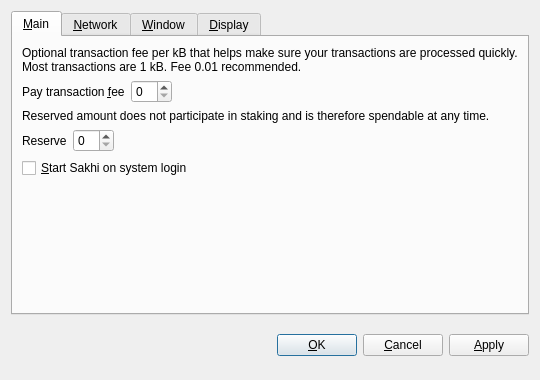
<?xml version="1.0" encoding="UTF-8"?>
<ui version="4.0">
 <class>OptionsDialog</class>
 <widget class="QDialog" name="OptionsDialog">
  <property name="geometry">
   <rect>
    <x>0</x>
    <y>0</y>
    <width>540</width>
    <height>380</height>
   </rect>
  </property>
  <property name="windowTitle">
   <string>Options</string>
  </property>
  <property name="modal">
   <bool>true</bool>
  </property>
  <layout class="QVBoxLayout" name="verticalLayout">
   <item>
    <widget class="QTabWidget" name="tabWidget">
     <property name="tabPosition">
      <enum>QTabWidget::North</enum>
     </property>
     <property name="currentIndex">
      <number>0</number>
     </property>
     <widget class="QWidget" name="tabMain">
      <attribute name="title">
       <string>&amp;Main</string>
      </attribute>
      <layout class="QVBoxLayout" name="verticalLayout_Main">
       <item>
        <widget class="QLabel" name="transactionFeeInfoLabel">
         <property name="text">
          <string>Optional transaction fee per kB that helps make sure your transactions are processed quickly. Most transactions are 1 kB. Fee 0.01 recommended.</string>
         </property>
         <property name="textFormat">
          <enum>Qt::PlainText</enum>
         </property>
         <property name="wordWrap">
          <bool>true</bool>
         </property>
        </widget>
       </item>
       <item>
        <layout class="QHBoxLayout" name="horizontalLayoutFee">
         <item>
          <widget class="QLabel" name="transactionFeeLabel">
           <property name="text">
            <string>Pay transaction &amp;fee</string>
           </property>
           <property name="textFormat">
            <enum>Qt::PlainText</enum>
           </property>
           <property name="buddy">
            <cstring>transactionFee</cstring>
           </property>
          </widget>
         </item>
         <item>
          <widget class="BitcoinAmountField" name="transactionFee"/>
         </item>
         <item>
          <spacer name="horizontalSpacerFee">
           <property name="orientation">
            <enum>Qt::Horizontal</enum>
           </property>
           <property name="sizeHint" stdset="0">
            <size>
             <width>40</width>
             <height>20</height>
            </size>
           </property>
          </spacer>
         </item>
        </layout>
       </item>
       <item>
        <widget class="QLabel" name="reserveBalanceInfoLabel">
         <property name="text">
          <string>Reserved amount does not participate in staking and is therefore spendable at any time.</string>
         </property>
         <property name="textFormat">
          <enum>Qt::PlainText</enum>
         </property>
         <property name="wordWrap">
          <bool>true</bool>
         </property>
        </widget>
       </item>
       <item>
        <layout class="QHBoxLayout" name="horizontalLayoutReserveBalance">
         <item>
          <widget class="QLabel" name="reserveBalanceLabel">
           <property name="text">
            <string>Reserve</string>
           </property>
           <property name="textFormat">
            <enum>Qt::PlainText</enum>
           </property>
           <property name="buddy">
            <cstring>reserveBalance</cstring>
           </property>
          </widget>
         </item>
         <item>
          <widget class="BitcoinAmountField" name="reserveBalance"/>
         </item>
         <item>
          <spacer name="horizontalSpacerReserveBalance">
           <property name="orientation">
            <enum>Qt::Horizontal</enum>
           </property>
           <property name="sizeHint" stdset="0">
            <size>
             <width>40</width>
             <height>20</height>
            </size>
           </property>
          </spacer>
         </item>
        </layout>
       </item>
       <item>
        <widget class="QCheckBox" name="bitcoinAtStartup">
         <property name="toolTip">
          <string>Automatically start Sakhi after logging in to the system.</string>
         </property>
         <property name="text">
          <string>&amp;Start Sakhi on system login</string>
         </property>
        </widget>
       </item>
       <item>
        <spacer name="verticalSpacer_Main">
         <property name="orientation">
          <enum>Qt::Vertical</enum>
         </property>
         <property name="sizeHint" stdset="0">
          <size>
           <width>20</width>
           <height>40</height>
          </size>
         </property>
        </spacer>
       </item>
      </layout>
     </widget>
     <widget class="QWidget" name="tabNetwork">
      <attribute name="title">
       <string>&amp;Network</string>
      </attribute>
      <layout class="QVBoxLayout" name="verticalLayout_Network">
       <item>
        <widget class="QCheckBox" name="mapPortUpnp">
         <property name="toolTip">
          <string>Automatically open the Sakhi client port on the router. This only works when your router supports UPnP and it is enabled.</string>
         </property>
         <property name="text">
          <string>Map port using &amp;UPnP</string>
         </property>
        </widget>
       </item>
       <item>
        <widget class="QCheckBox" name="connectSocks">
         <property name="toolTip">
          <string>Connect to the Sakhi network through a SOCKS5 proxy (e.g. when connecting through Tor).</string>
         </property>
         <property name="text">
          <string>&amp;Connect through SOCKS5 proxy:</string>
         </property>
        </widget>
       </item>
       <item>
        <layout class="QHBoxLayout" name="horizontalLayout_Network">
         <item>
          <widget class="QLabel" name="proxyIpLabel">
           <property name="text">
            <string>Proxy &amp;IP:</string>
           </property>
           <property name="textFormat">
            <enum>Qt::PlainText</enum>
           </property>
           <property name="buddy">
            <cstring>proxyIp</cstring>
           </property>
          </widget>
         </item>
         <item>
          <widget class="QValidatedLineEdit" name="proxyIp">
           <property name="maximumSize">
            <size>
             <width>140</width>
             <height>16777215</height>
            </size>
           </property>
           <property name="toolTip">
            <string>IP address of the proxy (e.g. 127.0.0.1)</string>
           </property>
          </widget>
         </item>
         <item>
          <widget class="QLabel" name="proxyPortLabel">
           <property name="text">
            <string>&amp;Port:</string>
           </property>
           <property name="textFormat">
            <enum>Qt::PlainText</enum>
           </property>
           <property name="buddy">
            <cstring>proxyPort</cstring>
           </property>
          </widget>
         </item>
         <item>
          <widget class="QLineEdit" name="proxyPort">
           <property name="maximumSize">
            <size>
             <width>55</width>
             <height>16777215</height>
            </size>
           </property>
           <property name="toolTip">
            <string>Port of the proxy (e.g. 9050)</string>
           </property>
          </widget>
         </item>
         <item>
          <spacer name="horizontalSpacer_Network">
           <property name="orientation">
            <enum>Qt::Horizontal</enum>
           </property>
           <property name="sizeHint" stdset="0">
            <size>
             <width>40</width>
             <height>20</height>
            </size>
           </property>
          </spacer>
         </item>
        </layout>
       </item>
       <item>
        <spacer name="verticalSpacer_Network">
         <property name="orientation">
          <enum>Qt::Vertical</enum>
         </property>
         <property name="sizeHint" stdset="0">
          <size>
           <width>20</width>
           <height>40</height>
          </size>
         </property>
        </spacer>
       </item>
      </layout>
     </widget>
     <widget class="QWidget" name="tabWindow">
      <attribute name="title">
       <string>&amp;Window</string>
      </attribute>
      <layout class="QVBoxLayout" name="verticalLayout_Window">
       <item>
        <widget class="QCheckBox" name="minimizeToTray">
         <property name="toolTip">
          <string>Show only a tray icon after minimizing the window.</string>
         </property>
         <property name="text">
          <string>&amp;Minimize to the tray instead of the taskbar</string>
         </property>
        </widget>
       </item>
       <item>
        <widget class="QCheckBox" name="minimizeOnClose">
         <property name="toolTip">
          <string>Minimize instead of exit the application when the window is closed. When this option is enabled, the application will be closed only after selecting Quit in the menu.</string>
         </property>
         <property name="text">
          <string>M&amp;inimize on close</string>
         </property>
        </widget>
       </item>
       <item>
        <spacer name="verticalSpacer_Window">
         <property name="orientation">
          <enum>Qt::Vertical</enum>
         </property>
         <property name="sizeHint" stdset="0">
          <size>
           <width>20</width>
           <height>40</height>
          </size>
         </property>
        </spacer>
       </item>
      </layout>
     </widget>
     <widget class="QWidget" name="tabDisplay">
      <attribute name="title">
       <string>&amp;Display</string>
      </attribute>
      <layout class="QVBoxLayout" name="verticalLayout_Display">
       <item>
        <layout class="QHBoxLayout" name="horizontalLayout_1_Display">
         <item>
          <widget class="QLabel" name="langLabel">
           <property name="text">
            <string>User Interface &amp;language:</string>
           </property>
           <property name="textFormat">
            <enum>Qt::PlainText</enum>
           </property>
           <property name="buddy">
            <cstring>lang</cstring>
           </property>
          </widget>
         </item>
         <item>
          <widget class="QValueComboBox" name="lang">
           <property name="toolTip">
            <string>The user interface language can be set here. This setting will take effect after restarting Sakhi.</string>
           </property>
          </widget>
         </item>
        </layout>
       </item>
       <item>
        <layout class="QHBoxLayout" name="horizontalLayout_2_Display">
         <item>
          <widget class="QLabel" name="unitLabel">
           <property name="text">
            <string>&amp;Unit to show amounts in:</string>
           </property>
           <property name="textFormat">
            <enum>Qt::PlainText</enum>
           </property>
           <property name="buddy">
            <cstring>unit</cstring>
           </property>
          </widget>
         </item>
         <item>
          <widget class="QValueComboBox" name="unit">
           <property name="toolTip">
            <string>Choose the default subdivision unit to show in the interface and when sending coins.</string>
           </property>
          </widget>
         </item>
        </layout>
       </item>
       <item>
        <widget class="QCheckBox" name="coinControlFeatures">
         <property name="toolTip">
          <string>Whether to show coin control features or not.</string>
         </property>
         <property name="text">
          <string>Display coin &amp;control features (experts only!)</string>
         </property>
        </widget>
       </item>
       <item>
        <widget class="QCheckBox" name="useBlackTheme">
         <property name="text">
          <string>Use black visual theme (requires restart)</string>
         </property>
        </widget>
       </item>
       <item>
        <spacer name="verticalSpacer_Display">
         <property name="orientation">
          <enum>Qt::Vertical</enum>
         </property>
         <property name="sizeHint" stdset="0">
          <size>
           <width>20</width>
           <height>40</height>
          </size>
         </property>
        </spacer>
       </item>
      </layout>
     </widget>
    </widget>
   </item>
   <item>
    <layout class="QHBoxLayout" name="horizontalLayout_Buttons">
     <item>
      <spacer name="horizontalSpacer_1">
       <property name="orientation">
        <enum>Qt::Horizontal</enum>
       </property>
       <property name="sizeHint" stdset="0">
        <size>
         <width>40</width>
         <height>48</height>
        </size>
       </property>
      </spacer>
     </item>
     <item>
      <widget class="QLabel" name="statusLabel">
       <property name="font">
        <font>
         <weight>75</weight>
         <bold>true</bold>
        </font>
       </property>
       <property name="text">
        <string/>
       </property>
       <property name="textFormat">
        <enum>Qt::PlainText</enum>
       </property>
       <property name="wordWrap">
        <bool>true</bool>
       </property>
      </widget>
     </item>
     <item>
      <spacer name="horizontalSpacer_2">
       <property name="orientation">
        <enum>Qt::Horizontal</enum>
       </property>
       <property name="sizeHint" stdset="0">
        <size>
         <width>40</width>
         <height>48</height>
        </size>
       </property>
      </spacer>
     </item>
     <item>
      <widget class="QPushButton" name="okButton">
       <property name="text">
        <string>&amp;OK</string>
       </property>
      </widget>
     </item>
     <item>
      <widget class="QPushButton" name="cancelButton">
       <property name="text">
        <string>&amp;Cancel</string>
       </property>
       <property name="autoDefault">
        <bool>false</bool>
       </property>
      </widget>
     </item>
     <item>
      <widget class="QPushButton" name="applyButton">
       <property name="text">
        <string>&amp;Apply</string>
       </property>
       <property name="autoDefault">
        <bool>false</bool>
       </property>
      </widget>
     </item>
    </layout>
   </item>
  </layout>
 </widget>
 <customwidgets>
  <customwidget>
   <class>BitcoinAmountField</class>
   <extends>QSpinBox</extends>
   <header>bitcoinamountfield.h</header>
  </customwidget>
  <customwidget>
   <class>QValueComboBox</class>
   <extends>QComboBox</extends>
   <header>qvaluecombobox.h</header>
  </customwidget>
  <customwidget>
   <class>QValidatedLineEdit</class>
   <extends>QLineEdit</extends>
   <header>qvalidatedlineedit.h</header>
  </customwidget>
 </customwidgets>
 <resources/>
 <connections/>
</ui>
